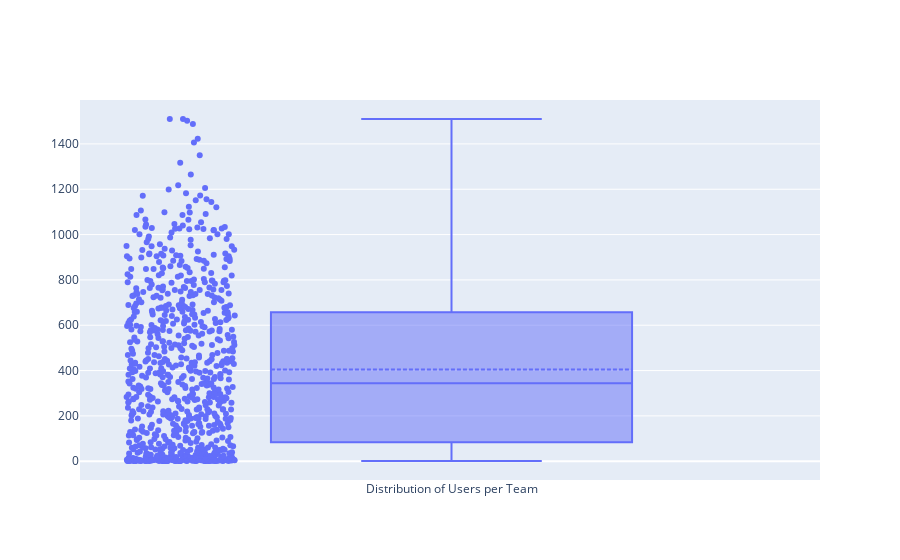

This figure's notebook cell:
### Code cell
# Distribution of Users per Team
fig = go.Figure()
fig.add_trace(go.Box(y=df.users, boxmean=True, boxpoints='all', name="Distribution of Users per Team"))
fig.show()

### Figure 1 — Plotly figure (JSON) as saved in the notebook; plotly's stock layout.template omitted (floating-point values rounded to 4 significant figures; data arrays with more than 128 entries replaced by an {"elided": "..."} marker saying what was removed)
{"data": [{"boxmean": true, "boxpoints": "all", "name": "Distribution of Users per Team", "type": "box", "y": {"elided": "777 int values"}}], "layout": {"autosize": true, "xaxis": {"autorange": true, "range": [-0.5058, 0.5], "type": "category"}, "yaxis": {"autorange": true, "range": [-82.83, 1594.0], "type": "linear"}}}
